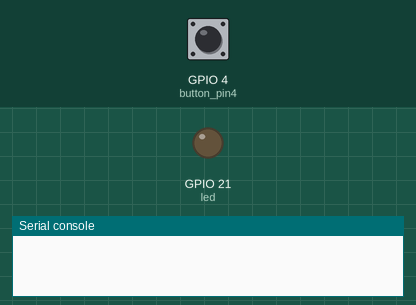
This program was run on a simulated ESP32 board running MicroPython. Parts: output pins drawn as LEDs (lit = HIGH), the last lines printed to the serial console. The test bench sets the inputs (shaded band); at power-on: GPIO 4 (button_pin4) HIGH.

Above: at 1.2 s.
1.3 s: GPIO 4 (button_pin4) pulled LOW for 0.15 s
At 2.1 s:
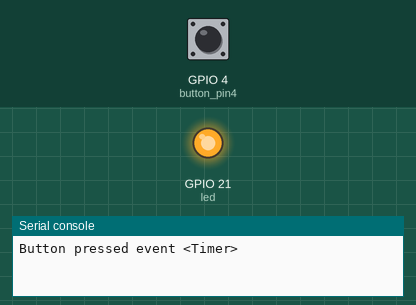
3.8 s: GPIO 4 (button_pin4) pulled LOW for 3.2 s
At 8.6 s:
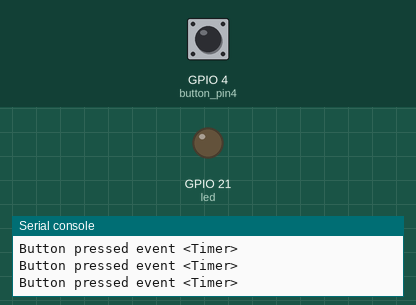
Timing chart, 0 to 10.1 s (numbered marks = the images above; inputs shaded):
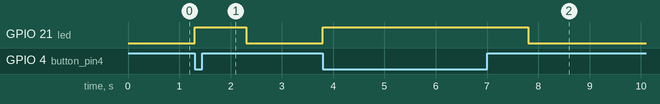

The program:

uP_-_07.60_-_button_4_timer.py
```python
'''
 07.60 - Button state with hardware timer.

 This sketch shows how to read the state of a button using a hardware timer
 instead of a "while" loop.

 When the button is pressed, the LED turns on for 1 sec.

 Components
 ----------
  - ESP32
  - Momentary button with four pins
  -     These buttons usually come with four pins:
  -    1|     |4
  -     -------
  -     | / \ |
  -     | \ / |
  -     -------
  -    2|     |3
  -
  -     Connect pins 1 or 2 to GPIO4
  -     Connect pins 3 or 4 to GND
  -     No need for pull/up-down resistor (using internap pull-up)
  - 330Ohm resistor for the LED
  - 5mm LED
  -     Connect anode to GPIO 21
  -     Connect cathode to GND via the resistor
  - Wires
  - Breadboard

 Documentation:
 Pins and GPIO: https://micropython-docs-esp32.readthedocs.io/en/esp32_doc/esp32/quickref.html#pins-and-gpio
 sleep_ms: http://docs.micropython.org/en/latest/library/utime.html?highlight=utime%20sleep#utime.sleep_ms
 ticks_ms: http://docs.micropython.org/en/latest/library/utime.html#utime.ticks_ms
 disable_irq: http://docs.micropython.org/en/latest/library/machine.html#machine.disable_irq
 enable_irq: http://docs.micropython.org/en/latest/library/machine.html#machine.enable_irq


 Beware:
 The IRQ must be dissabled for a very short abount of time.
 If not, the watch dog will reboot the device.

 Course:
 MicroPython with the ESP32
 https://techexplorations.com

'''

from machine import Pin, Timer
from time import sleep_ms

led = Pin(21, Pin.OUT)    # create output pin on GPIO21

button_pin4 = Pin(4, Pin.IN, Pin.PULL_UP)

button_pressed = False

def button_pressed_isr(event):
    global button_pressed
    global button_event

    if button_pin4.value() == False:
        button_pressed = True
        button_event = event
    else:
        button_pressed = False


button_timer = Timer(1)
button_timer.init(period=50, mode=Timer.PERIODIC, callback=button_pressed_isr)

while True:
    if button_pressed == True:
        button_pressed = False
        led.on()
        print("Button pressed event", button_event)
        sleep_ms(1000)
    else:
        led.off()
```

Measured:
- after the input at 1.3 s, GPIO 21 (led): LOW → HIGH at once, → LOW 1.0 s later
- after the input at 3.8 s, GPIO 21 (led): LOW → HIGH at once, → LOW 4.0 s later
